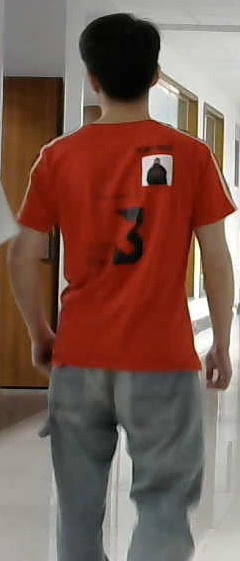
#> input picture data/split/604689.jpg, 240 x 561 px
$ python -i recogn.py   (imports and definitions only)
#> lines starting #> are read from the running program, lines starting #| are printed output that depends on the picture; after the words box and inside, x2 and y2 are one past the last pixel; in counts of white or black regions, pixels touching at a corner belong together
#> further down, picture is the input picture: shape (561, 240, 3); mean B, G, R 82.1, 92.5, 123.5
### tool/colorList.py

import numpy as np
import collections

#定义字典存放颜色分量上下限
#例如：{颜色: [min分量, max分量]}
#{'red': [array([160,  43,  46]), array([179, 255, 255])]}

def getColorList():
    dict = collections.defaultdict(list)

    # 黑色
    lower_black = np.array([0, 0, 0])
    upper_black = np.array([180, 255, 46])
    color_list = []
    color_list.append(lower_black)
    color_list.append(upper_black)
    dict['black'] = color_list

    #灰色
    lower_gray = np.array([0, 0, 46])
    upper_gray = np.array([180, 43, 220])
    color_list = []
    color_list.append(lower_gray)
    color_list.append(upper_gray)
    dict['gray']=color_list

    # 白色
    lower_white = np.array([0, 0, 221])
    upper_white = np.array([180, 30, 255])
    color_list = []
    color_list.append(lower_white)
    color_list.append(upper_white)
    dict['white'] = color_list

    #红色
    lower_red = np.array([156, 43, 46])
    upper_red = np.array([180, 255, 255])
    color_list = []
    color_list.append(lower_red)
    color_list.append(upper_red)
    dict['red']=color_list

    # 红色2
    lower_red = np.array([0, 43, 46])
    upper_red = np.array([10, 255, 255])
    color_list = []
    color_list.append(lower_red)
    color_list.append(upper_red)
    dict['red2'] = color_list

    #橙色
    lower_orange = np.array([11, 43, 46])
    upper_orange = np.array([25, 255, 255])
    color_list = []
    color_list.append(lower_orange)
    color_list.append(upper_orange)
    dict['orange'] = color_list

    #黄色
    lower_yellow = np.array([26, 43, 46])
    upper_yellow = np.array([34, 255, 255])
    color_list = []
    color_list.append(lower_yellow)
    color_list.append(upper_yellow)
    dict['yellow'] = color_list

    #绿色
    lower_green = np.array([35, 43, 46])
    upper_green = np.array([77, 255, 255])
    color_list = []
    color_list.append(lower_green)
    color_list.append(upper_green)
    dict['green'] = color_list

    #青色
    lower_cyan = np.array([78, 43, 46])
    upper_cyan = np.array([99, 255, 255])
    color_list = []
    color_list.append(lower_cyan)
    color_list.append(upper_cyan)
    dict['cyan'] = color_list

    #蓝色
    lower_blue = np.array([100, 43, 46])
    upper_blue = np.array([124, 255, 255])
    color_list = []
    color_list.append(lower_blue)
    color_list.append(upper_blue)
    dict['blue'] = color_list

    # 紫色
    lower_purple = np.array([125, 43, 46])
    upper_purple = np.array([155, 255, 255])
    color_list = []
    color_list.append(lower_purple)
    color_list.append(upper_purple)
    dict['purple'] = color_list

    return dict


# [3 lines that do not run on import are left out]

    # [6 lines of commented-out code are left out]

### recogn.py
import os
import  cv2
import numpy as np
import tool.colorList as cl
import tool.folder_operation as folder

# filename='python\Deep Learning\Monitor\data\split\\611668.jpg'
path = 'python\Deep Learning\Monitor\data\split\\'

#处理图片
def hsv_color(frame,_dir=None):
    print('go in get_color')
    hsv = cv2.cvtColor(frame,cv2.COLOR_BGR2HSV)
#> hsv: shape (561, 240, 3); mean H, S, V 30.5, 97.1, 124.8
    maxsum = -100
    color = None
    color_dict = cl.getColorList()
    for d in color_dict:
        mask = cv2.inRange(hsv,color_dict[d][0],color_dict[d][1])
        # cv2.imwrite('python\Deep Learning\Monitor\data\\split\\'+ _dir + '\\' + d +'.jpg',mask)
        binary = cv2.threshold(mask, 127, 255, cv2.THRESH_BINARY)[1]
        # binary = cv2.dilate(binary,None,iterations=2)
        cnts, hiera = cv2.findContours(binary.copy(),cv2.RETR_EXTERNAL,cv2.CHAIN_APPROX_SIMPLE)

        # print(np.size(cnts))
        sum = 0
        for c in cnts:
            sum += cv2.contourArea(c)
        if sum > maxsum :
            maxsum = sum
            color = d
#> this loop made 11 passes
#> cnts on passes 8, 10: [[[109, 462], [109, 463]]], 3 contours, all with area under 20
#> pass 1, in hsv_color, `mask = cv2.inRange(hsv,color_dict[d][0],color_dict[d][1])`:
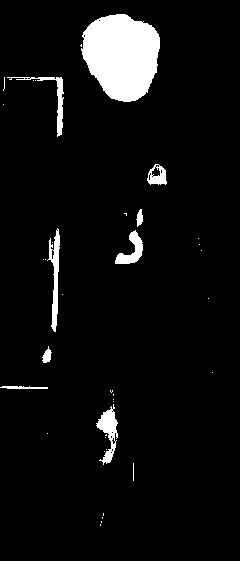
#> mask: shape (561, 240); 5.8% white; 38 white regions (29 under 20 px), largest, box (x1, y1, x2, y2) and area: (81, 14, 160, 102) 5211, (96, 404, 118, 465) 576, (47, 228, 60, 332) 575
#> pass 2, in hsv_color, `mask = cv2.inRange(hsv,color_dict[d][0],color_dict[d][1])`:
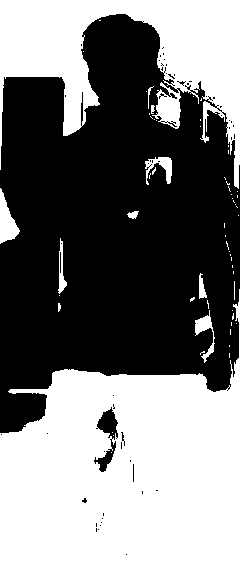
#> mask: shape (561, 240); 46.5% white; 60 white regions (49 under 20 px), largest, box (x1, y1, x2, y2) and area: (0, 289, 240, 561) 41735, (0, 0, 240, 189) 18914, (0, 188, 20, 244) 579
#> pass 3, in hsv_color, `mask = cv2.inRange(hsv,color_dict[d][0],color_dict[d][1])`:
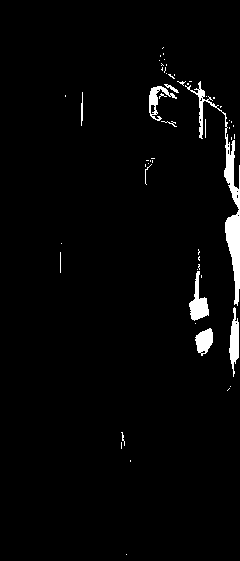
#> mask: shape (561, 240); 2.6% white; 56 white regions (45 under 20 px), largest, box (x1, y1, x2, y2) and area: (185, 81, 240, 306) 1696, (189, 271, 209, 321) 458, (229, 307, 239, 377) 407
#> after the loop: mask: shape (561, 240); every value is 0
#> after the loop, color = 'gray'; maxsum = 61643

    return color


# [11 lines not run here, left out]

    # img = cv2.imread(path + '604689\\' + 'red2.jpg')
    # print(img)

>>> import cv2
>>> picture = cv2.imread('data/split/604689.jpg')
>>> result = hsv_color(picture)
#> result = 'gray'
